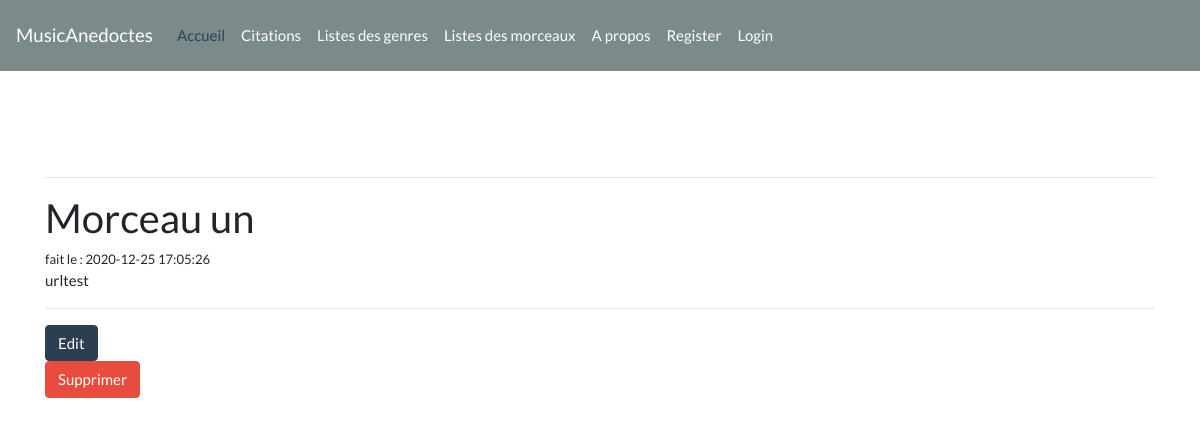
Page /index.php/tracks/Morceau-un on the committed database.
### tables this page shows
CREATE TABLE `tracks` (
  `idTrack` int NOT NULL,
  `nameTrack` varchar(255) NOT NULL,
  `url` varchar(255) DEFAULT NULL,
  `slug` varchar(255) NOT NULL,
  `createdAt` timestamp NOT NULL DEFAULT CURRENT_TIMESTAMP,
  `updatedAt` timestamp NULL DEFAULT CURRENT_TIMESTAMP,
  `isValidated` tinyint(1) NOT NULL,
  `idGenre` int NOT NULL,
  `idUser` int NOT NULL
);

### application/controllers/Tracks.php (called while the page is built, shortened)
<?php
    class Tracks extends CI_Controller {
        public function view($slug = NULL){
            $data['track'] = $this->track_model->get_tracks($slug);
            $data['nameTrack'] = $data['track']['nameTrack'];
            $this->load->view('templates/header');
            $this->load->view('tracks/view', $data);
            $this->load->view('templates/footer');
        }
    }

### index.php (called while the page is built, shortened)
<?php
require_once BASEPATH.'core/CodeIgniter.php';

### application/models/Track_model.php (called while the page is built, shortened)
<?php
    class Track_model extends CI_Model {
        public function get_tracks($slug = FALSE){
            $query = $this->db->get_where('tracks', array('slug' => $slug));
            return $query->row_array();
        }
    }

### application/views/tracks/view.php (the view)
<h2><?php echo $track['nameTrack']; ?></h2>
<small class="track-date">fait le : <?php echo $track['createdAt']; ?></small><br>
<div class="track-body">
    <?php echo $track['url']; ?>
</div>
<hr>
<a class="btn btn-primary pull-left" href="<?php echo base_url(); ?>
tracks/edit/<?php echo $track['slug']; ?>">
Edit</a>
<?php echo form_open('/tracks/delete/'.$track['idTrack']); ?>
    <input type="submit" value="Supprimer" class="btn btn-danger">
</form>

### rows in the picture
tracks: nameTrack "Morceau un", createdAt "2020-12-25 17:05:26", url "urltest"
